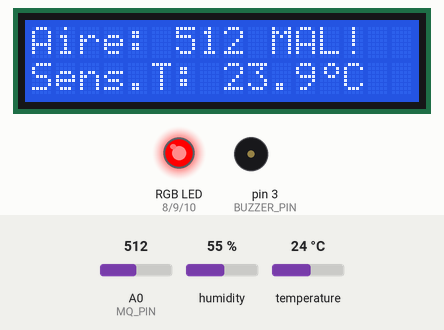
Simulated run of this program. Board: Arduino Uno, built with avr-gcc and run on an emulated ATmega328P. Parts: 16×2 character LCD, an RGB LED mixed from three pins (HIGH = lit), buzzer (waves = sounding). Inputs (shaded band) come from the test bench; at power-on: A0 (MQ_PIN) = 512, humidity 55 %, temperature 24 °C. What the program prints to the serial monitor is not drawn.

Above: at 3.6 s.
3.7 s: A0 (MQ_PIN) set to 364
At 5.64 s:
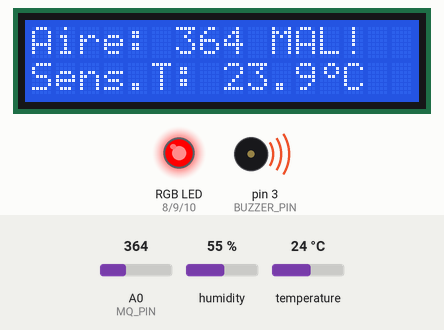
7.0 s: A0 (MQ_PIN) set to 337
At 7.6 s:
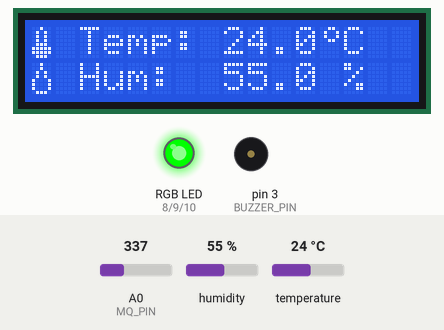
13.1 s: humidity set to 78 %
At 16.1 s:
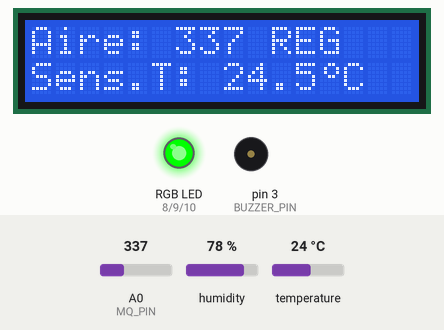
17.0 s: humidity set to 81 %
At 19.7 s:
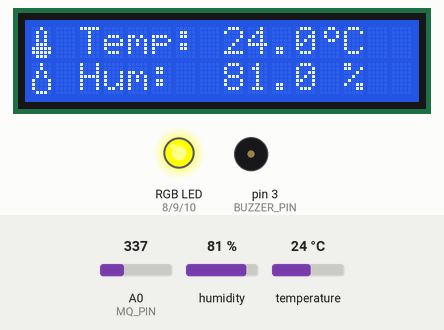
21.6 s: A0 (MQ_PIN) set to 122
At 22.1 s:
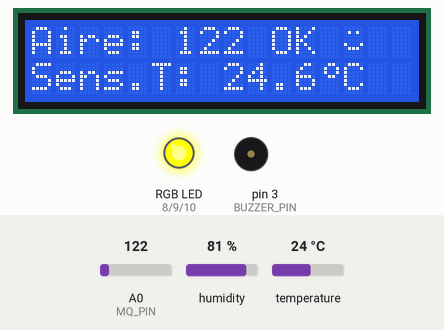
24.1 s: A0 (MQ_PIN) set to 70
At 24.7 s:
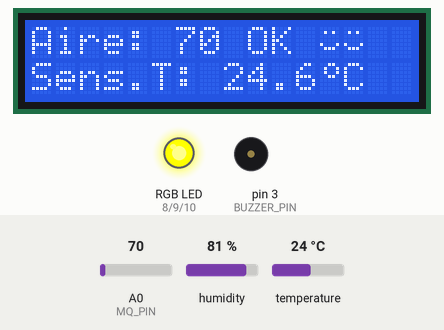
Timing chart, 0 to 26.8 s (numbered marks = the images above; inputs shaded):
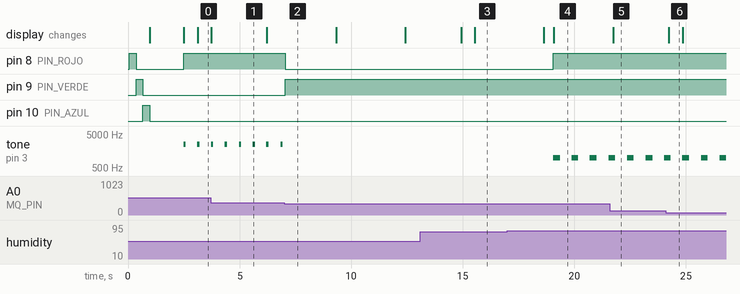

The program:

main.cpp
```cpp
/**
 * Estación Meteorológica Inteligente — Código Definitivo Integrado
 * Proyecto final para el trayecto NovaMakers Avanzado (9 a 12 años)
 *
 * Descripción: Integra lectura de temperatura y humedad (DHT11),
 * calidad del aire (MQ-135), visualización en LCD I2C con iconos personalizados
 * y rotación de pantallas, control de semáforo ambiental (LED RGB) y alertas
 * acústicas (buzzer pasivo), y envío de datos formateados como CSV por
 * el puerto serie para análisis científico en planillas de cálculo.
 */

#include <Arduino.h>
#include <LiquidCrystal.h>
#include <DHT.h>

// ==========================================
// ⚙️ CONFIGURACIÓN DE PINES
// ==========================================
#define DHTPIN 2
#define DHTTYPE DHT11
#define MQ_PIN A0

#define PIN_ROJO 8
#define PIN_VERDE 9
#define PIN_AZUL 10
#define BUZZER_PIN 3

// ==========================================
// 📊 CONSTANTES Y UMBRALES CONFIGURABLES
// ==========================================
const float TEMP_LIMITE_ALTA = 35.0;      // Umbral advertencia calor (Celsius)
const float TEMP_LIMITE_CRITICA = 40.0;    // Umbral peligro calor extremo (Celsius)
const float HUM_LIMITE_ALTA = 80.0;       // Umbral advertencia humedad (%)
const int AIRE_LIMITE_CRITICO = 350;       // Umbral peligro gases (MQ-135 crudo)

const unsigned long TIEMPO_ROTACION = 3000; // Tiempo alternar pantalla LCD (ms)
const unsigned long INTERVALO_CSV = 5000;   // Intervalo de registro serial CSV (ms)

// ==========================================
// 🔌 OBJETOS Y VARIABLES GLOBALES
// ==========================================
DHT dht(DHTPIN, DHTTYPE);
LiquidCrystal lcd(12, 11, 4, 5, 6, 7);

// Variables físicas
float temperatura = 0.0;
float humedad = 0.0;
float sensacion = 0.0;
int gasCrudo = 0;

// Tiempos de software
unsigned long tiempoUltimoCambio = 0;
unsigned long tiempoUltimoRegistro = 0;
unsigned long segundosTranscurridos = 0;
bool mostrarPantallaSecundaria = false;

// ==========================================
// 🎨 CARACTERES CUSTOM (ICONOS)
// ==========================================
byte iconoTermometro[8] = { B00100, B01010, B01010, B01010, B01110, B11111, B11111, B01110 };
byte iconoGota[8]       = { B00100, B00100, B01010, B01010, B10001, B10001, B10001, B01110 };
byte iconoGrado[8]      = { B00110, B01001, B01001, B00110, B00000, B00000, B00000, B00000 };
byte iconoRostroFeliz[8] = { B00000, B01010, B00000, B00000, B10001, B01110, B00000, B00000 };

// Declaración de funciones modulares
void leerSensores();
void controlarAlertas();
void actualizarLcd();
void registrarCsv();
void emitirPito(int duracion, int frecuencia);
void encenderColor(bool r, bool g, bool b);
void apagarSemaforo();

// ==========================================
// ▶️ SETUP (CONFIGURACIÓN INICIAL)
// ==========================================
void setup() {
  // Inicializamos comunicación serie para registro CSV
  Serial.begin(9600);

  dht.begin();

  lcd.begin(16, 2);

  // Guardamos caracteres custom en el LCD
  lcd.createChar(0, iconoTermometro);
  lcd.createChar(1, iconoGota);
  lcd.createChar(2, iconoGrado);
  lcd.createChar(3, iconoRostroFeliz);

  // Configuración de pines de actuadores
  pinMode(PIN_ROJO, OUTPUT);
  pinMode(PIN_VERDE, OUTPUT);
  pinMode(PIN_AZUL, OUTPUT);
  pinMode(BUZZER_PIN, OUTPUT);

  // Test inicial de luces (RGB)
  encenderColor(true, false, false); // Rojo
  delay(300);
  encenderColor(false, true, false); // Verde
  delay(300);
  encenderColor(false, false, true); // Azul
  delay(300);
  apagarSemaforo();

  // Cabecera del archivo CSV por puerto Serial
  Serial.println(F("Tiempo(s),Temperatura(C),Humedad(%),CalidadAire(Crudo)"));

  // Mensaje de bienvenida en el LCD
  lcd.setCursor(0, 0);
  lcd.print("Estacion Meteo");
  lcd.setCursor(0, 1);
  lcd.print("NovaMaker Final");
  delay(1500);
  lcd.clear();
}

// ==========================================
// 🔄 LOOP (CICLO CONTINUO)
// ==========================================
void loop() {
  leerSensores();
  controlarAlertas();

  // Alternancia de pantallas en el LCD sin detener el loop
  if (millis() - tiempoUltimoCambio >= TIEMPO_ROTACION) {
    mostrarPantallaSecundaria = !mostrarPantallaSecundaria;
    tiempoUltimoCambio = millis();
    lcd.clear();
  }
  actualizarLcd();

  // Registro de datos por puerto Serie
  registrarCsv();

  delay(200); // Frecuencia de ciclo de la CPU
}

// ==========================================
// 📦 DESARROLLO DE FUNCIONES MODULARES
// ==========================================

void leerSensores() {
  temperatura = dht.readTemperature();
  humedad = dht.readHumidity();
  sensacion = dht.computeHeatIndex(temperatura, humedad, false);
  gasCrudo = analogRead(MQ_PIN);
}

void controlarAlertas() {
  // Caso de error en sensores
  if (isnan(temperatura) || isnan(humedad)) {
    encenderColor(false, false, true); // Azul para indicar error de conexión
    return;
  }

  // 1. Peligro (Rojo)
  if (temperatura >= TEMP_LIMITE_CRITICA || gasCrudo >= AIRE_LIMITE_CRITICO) {
    encenderColor(true, false, false); // Rojo puro
    emitirPito(100, 2500); // Pitidos cortos y agudos (agresivo)
  }
  // 2. Advertencia (Amarillo)
  else if (temperatura >= TEMP_LIMITE_ALTA || humedad >= HUM_LIMITE_ALTA) {
    encenderColor(true, true, false); // Rojo + Verde = Amarillo
    emitirPito(300, 1000); // Pitido más largo y grave (moderado)
  }
  // 3. Normal (Verde)
  else {
    encenderColor(false, true, false); // Verde puro
  }
}

void actualizarLcd() {
  // Caso de error
  if (isnan(temperatura) || isnan(humedad)) {
    lcd.setCursor(0, 0);
    lcd.print("Error Lectura!");
    lcd.setCursor(0, 1);
    lcd.print("Chequear Cables");
    return;
  }

  if (!mostrarPantallaSecundaria) {
    // Pantalla 1: Temperatura y Humedad
    lcd.setCursor(0, 0);
    lcd.write((uint8_t)0); // Icono termómetro
    lcd.print(" Temp: ");
    lcd.print(temperatura, 1);
    lcd.write((uint8_t)2); // Simbolo de grado
    lcd.print("C");

    lcd.setCursor(0, 1);
    lcd.write((uint8_t)1); // Icono gota
    lcd.print(" Hum:  ");
    lcd.print(humedad, 1);
    lcd.print(" %");
  } else {
    // Pantalla 2: Calidad Aire y Sensación Térmica
    lcd.setCursor(0, 0);
    lcd.print("Aire: ");
    lcd.print(gasCrudo);

    if (gasCrudo < 250) {
      lcd.print(" OK ");
      lcd.write((uint8_t)3); // Carita feliz
    } else if (gasCrudo >= 250 && gasCrudo < AIRE_LIMITE_CRITICO) {
      lcd.print(" REG");
    } else {
      lcd.print(" MAL!");
    }

    lcd.setCursor(0, 1);
    lcd.print("Sens.T: ");
    lcd.print(sensacion, 1);
    lcd.write((uint8_t)2);
    lcd.print("C");
  }
}

void registrarCsv() {
  if (millis() - tiempoUltimoRegistro >= INTERVALO_CSV) {
    tiempoUltimoRegistro = millis();
    segundosTranscurridos = tiempoUltimoRegistro / 1000;

    if (!isnan(temperatura) && !isnan(humedad)) {
      Serial.print(segundosTranscurridos);
      Serial.print(F(","));
      Serial.print(temperatura, 1);
      Serial.print(F(","));
      Serial.print(humedad, 1);
      Serial.print(F(","));
      Serial.println(gasCrudo);
    }
  }
}

void emitirPito(int duracion, int frecuencia) {
  static unsigned long ultimoSonido = 0;
  // Controlamos no pisar el buzzer constantemente con delay()
  if (millis() - ultimoSonido >= (unsigned long)(duracion + 500)) {
    tone(BUZZER_PIN, frecuencia, duracion);
    ultimoSonido = millis();
  }
}

/**
 * Función auxiliar para encender o apagar los componentes del LED RGB.
 * Al ser un LED de Cátodo Común:
 * - HIGH enciende el canal.
 * - LOW apaga el canal.
 */
void encenderColor(bool r, bool g, bool b) {
  digitalWrite(PIN_ROJO, r ? HIGH : LOW);
  digitalWrite(PIN_VERDE, g ? HIGH : LOW);
  digitalWrite(PIN_AZUL, b ? HIGH : LOW);
}

void apagarSemaforo() {
  encenderColor(false, false, false);
}
```

Measured:
- the behaviour switches between 350 and 349 on A0 (MQ_PIN) (found by bisection; images 1 and 2)
- the behaviour switches between 79 and 80 % on humidity (found by bisection; images 3 and 4)
- after the input at 3.7 s, the display: changes at once (image 1)
- after the input at 7.0 s, pin 8 (PIN_ROJO): HIGH → LOW after 0.05 s; pin 9 (PIN_VERDE): LOW → HIGH after 0.05 s; tone on pin 3 (BUZZER_PIN): stops changing and stays silent
- after the input at 13.1 s, the display: first changes after 1.8 s (image 3 shows a later state)
- after the input at 17.0 s, pin 8 (PIN_ROJO): LOW → HIGH after 2.1 s; tone on pin 3 (BUZZER_PIN): alternates 1000 Hz for 0.30 s and silent for 0.52 s, starting after 2.1 s; the display: first differs from a run without the input after 2.1 s (image 4)
- after the input at 21.6 s, the display: changes after 0.16 s (image 5)
- after the input at 24.1 s, the display: changes after 0.14 s (image 6)
